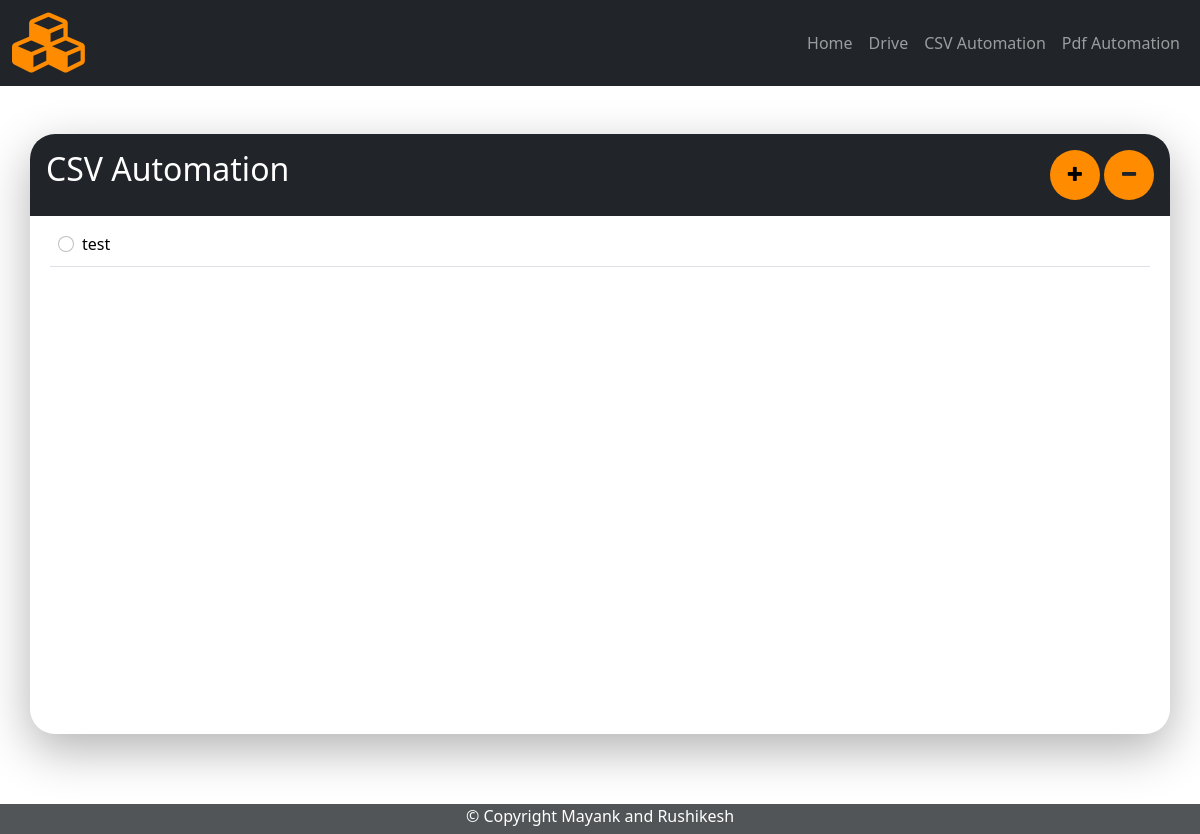
/csv_home, run on an earlier commit of the app's database.
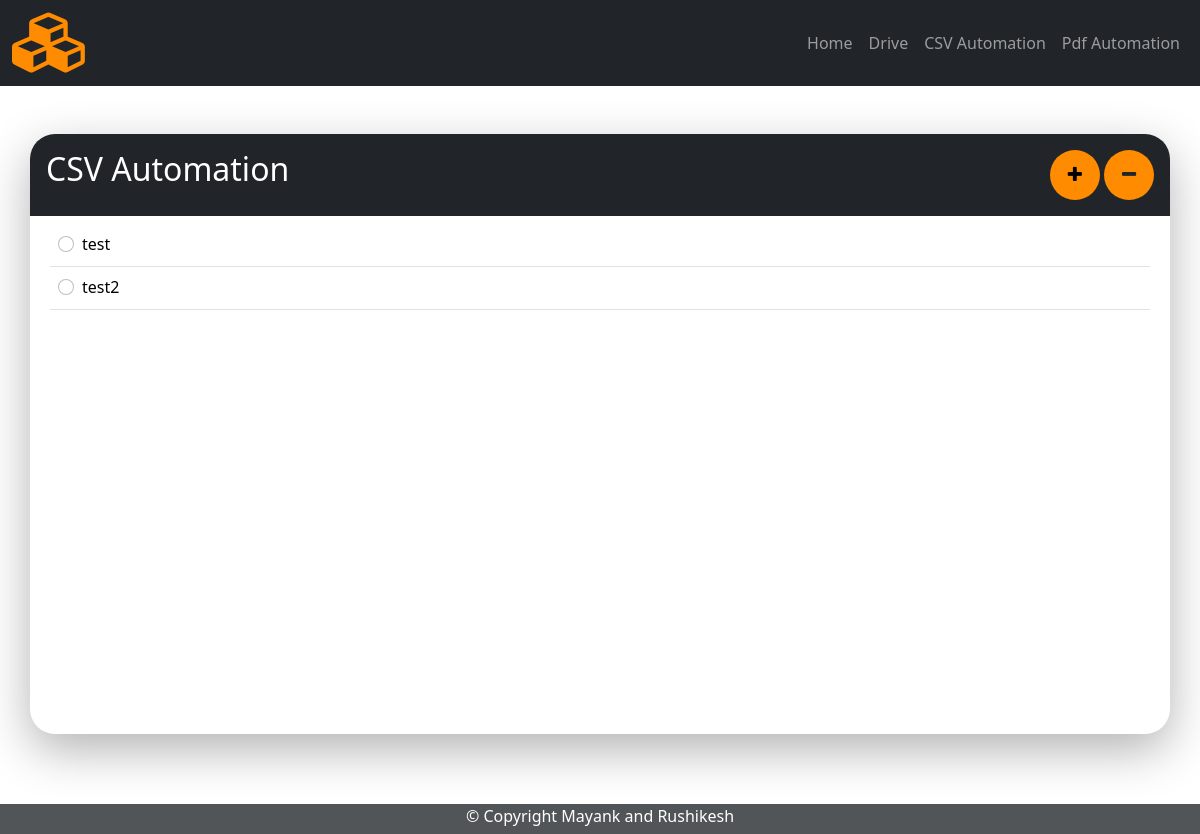
And on a later commit of the database.
### tool/models.py (models this page shows)
class PiplineDetails(models.Model):
    id = models.AutoField(primary_key=True)
    text = models.CharField(max_length=30,default=None)
    file_type = models.CharField(max_length=30,default=None)
    file_path = models.CharField(max_length=30,default=None)
    schedule_time = models.CharField(max_length=30,default=None)
    table_name = models.CharField(max_length=30,default=None)

### tool/views.py (the view)
# urls.py: path('csv_home',views.csv_home,name='csv_home'),
def csv_home(request):
    if is_ajax(request=request):
        action = request.GET.get('action')
        if action == "delete_csv_schedule":
            id = request.GET.get('csv_schedule_id')
            if id != None:
                PiplineDetails.objects.filter(file_type='CSV').delete()
            data = list(PiplineDetails.objects.all().values())
            return JsonResponse(data,safe=False)
    else:
        csv_list = PiplineDetails.objects.filter(file_type='CSV').values()
        context = {
            'csv_list': csv_list,
        }
        return render(request,'csv/csv_home.html',context)

### tool/views.py (called while the page is built)
def is_ajax(request):
    return request.META.get('HTTP_X_REQUESTED_WITH') == 'XMLHttpRequest'

### templates/csv/csv_home.html
{% extends 'base.html' %}
{% block content %}
<div class="container shadow-container min-height-con mt-5 overflow-hidden round-edge">
	<div class="row bg-dark text-white">
		<div class="col-sm-10 p-3">
			<h2>CSV Automation</h2>
		</div>
		<div class="col-sm-2 p-3">
            <div class="float-end">
			    <button type="button" class="btn icon-color btn-circle btn-lg">
                    <a href="{% url 'create' file_type='CSV' %}">
                        <i class="fa fa-plus" aria-hidden="true"></i>
                    </a>
                </button>
                <button type="button" class="btn icon-color btn-circle btn-lg delete_csv_schedule">
                    <i class="fa fa-minus" aria-hidden="true"></i>
                </button>
            </div>
        </div>
	</div>
	<div class="p-2">
		<table class="table">
            <tbody id="field_table" >
                {% for list in csv_list %}
                <tr>
                    <td>
                        <div class="form-check">
                            <input class="form-check-input" type="radio" name="inlineRadioOptions" value={{list.id}}>
                            <label class="form-check-label" for="inlineRadio1">
                                <a href="{% url 'hive_edit' id=list.id %}">
                                    {{list.text}}
                                </a>
                            </label>
                        </div>
                    </td>
                </tr>
                {% endfor %}
            </tbody>
        </table>
	</div>
</div>
<div class="min-height-bottom">
</div>
{% endblock %}

### templates/base.html (shortened to what this page needs)
{% load static %}
<!DOCTYPE html>
<html lang="en">
<head>
    <link href="https://cdn.jsdelivr.net/npm/bootstrap@5.2.3/dist/css/bootstrap.min.css" rel="stylesheet">
    <link rel="stylesheet" href="https://cdnjs.cloudflare.com/ajax/libs/font-awesome/4.7.0/css/font-awesome.min.css">
    <link rel="stylesheet" type="text/css" href="{% static 'styles/base.css' %}">
</head>
<body>
    <div style="position: relative; min-height: 100vh; width: 100%;">
        <nav class="navbar navbar-expand-sm bg-dark navbar-dark">
            <div class="container-fluid">
                <div class="navbar-brand"><i class="fa fa-cubes" style="font-size:60px;color:#FF8C00;"></i></div>
                <div class="collapse navbar-collapse justify-content-end" id="collapsibleNavbar">
                    <ul class="navbar-nav">
                        <li class="nav-item">
                            <a class="nav-link" href="{% url 'home' %}">Home</a>
                        </li>
                        <li class="nav-item">
                            <a class="nav-link" href="{% url 'drive_home' %}">Drive</a>
                        </li>
                        <li class="nav-item">
                            <a class="nav-link" href="{% url 'csv_home' %}">CSV Automation</a>
                        </li>
                        <li class="nav-item">
                            <a class="nav-link" href="{% url 'pdf_home' %}">Pdf Automation</a>
                        </li>
                    </ul>
                </div>
            </div>
        </nav>
        {% block content %}
        {% endblock %}
        <div class="footer">
            <p>© Copyright Mayank and Rushikesh</p>
        </div>
    </div>
</body>
</html>

### static/styles/base.css (style rules this page uses)
.footer { width: 100%; height: 30px; background-color: #525557; color: white; text-align: center; bottom: 0; position: absolute; }
.btn-circle { width: 30px; height: 30px; text-align: center; padding: 6px 0; font-size: 12px; line-height: 1.428571429; border-radius: 15px; }
.btn-circle.btn-lg { width: 50px; height: 50px; padding: 10px 16px; font-size: 18px; line-height: 1.33; border-radius: 25px; border:none; }
.icon-color { background: #FF8C00; color: rgba(var(--bs-dark-rgb),var(--bs-bg-opacity))!important; }
.round-edge { border-radius: 25px; }
.shadow-container { box-shadow: 0 1rem 3rem rgba(0,0,0,.300)!important; }
.min-height-con { min-height: 600px; }
.min-height-bottom { min-height: 100px; }
a { color: black; background-color: transparent; text-decoration: none; }

What changed in the data, as far as the page shows it:
added PiplineDetails: text "test2"
